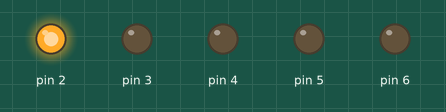
This sketch was run on a simulated Arduino Uno, built with avr-gcc and run on an emulated ATmega328P. On the bench: output pins drawn as LEDs (lit = HIGH).

Above: at 0.02 s.
At 0.77 s:
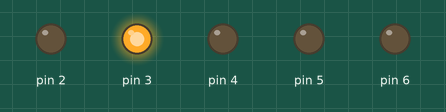
At 1.47 s:
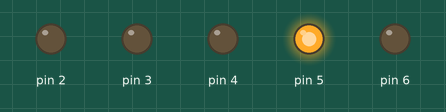
At 2.22 s:
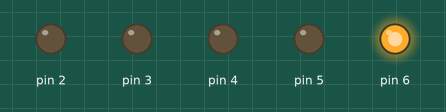
At 2.92 s:
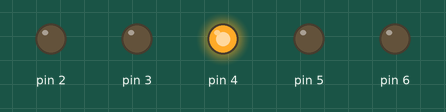
Timing chart, 0 to 3.2 s (numbered marks = the images above):
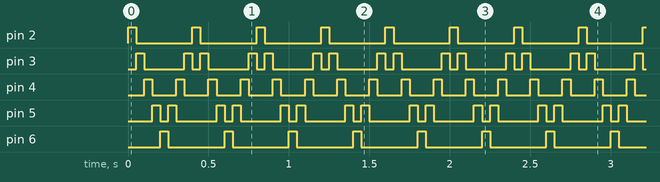

The sketch:

sketch_may22b.ino
```cpp
void setup() {
  // put your setup code here, to run once:
  pinMode(2, OUTPUT);
  pinMode(3, OUTPUT);
  pinMode(4, OUTPUT);
  pinMode(5, OUTPUT);
  pinMode(6, OUTPUT);
}

void loop() {
  // put your main code here, to run repeatedly:

  int t = 50;

  digitalWrite(2, HIGH);
  delay(t);
  digitalWrite(2, LOW);

  digitalWrite(3, HIGH);
  delay(t);
  digitalWrite(3, LOW);

  digitalWrite(4, HIGH);
  delay(t);
  digitalWrite(4, LOW);

  digitalWrite(5, HIGH);
  delay(t);
  digitalWrite(5, LOW);

  digitalWrite(6, HIGH);
  delay(t);
  digitalWrite(6, LOW);

  digitalWrite(5, HIGH);
  delay(t);
  digitalWrite(5, LOW);

  digitalWrite(4, HIGH);
  delay(t);
  digitalWrite(4, LOW);

  digitalWrite(3, HIGH);
  delay(t);
  digitalWrite(3, LOW);
}
```

Measured:
- by itself, pin 2, pin 6: alternates HIGH for 0.05 s and LOW for 0.35 s
- by itself, pin 3: repeats every 0.40 s: LOW 0.25 s, HIGH 0.05 s, LOW 0.05 s, HIGH 0.05 s
- by itself, pin 4: alternates HIGH for 0.05 s and LOW for 0.15 s
- by itself, pin 5: repeats every 0.40 s: LOW 0.05 s, HIGH 0.05 s, LOW 0.25 s, HIGH 0.05 s
